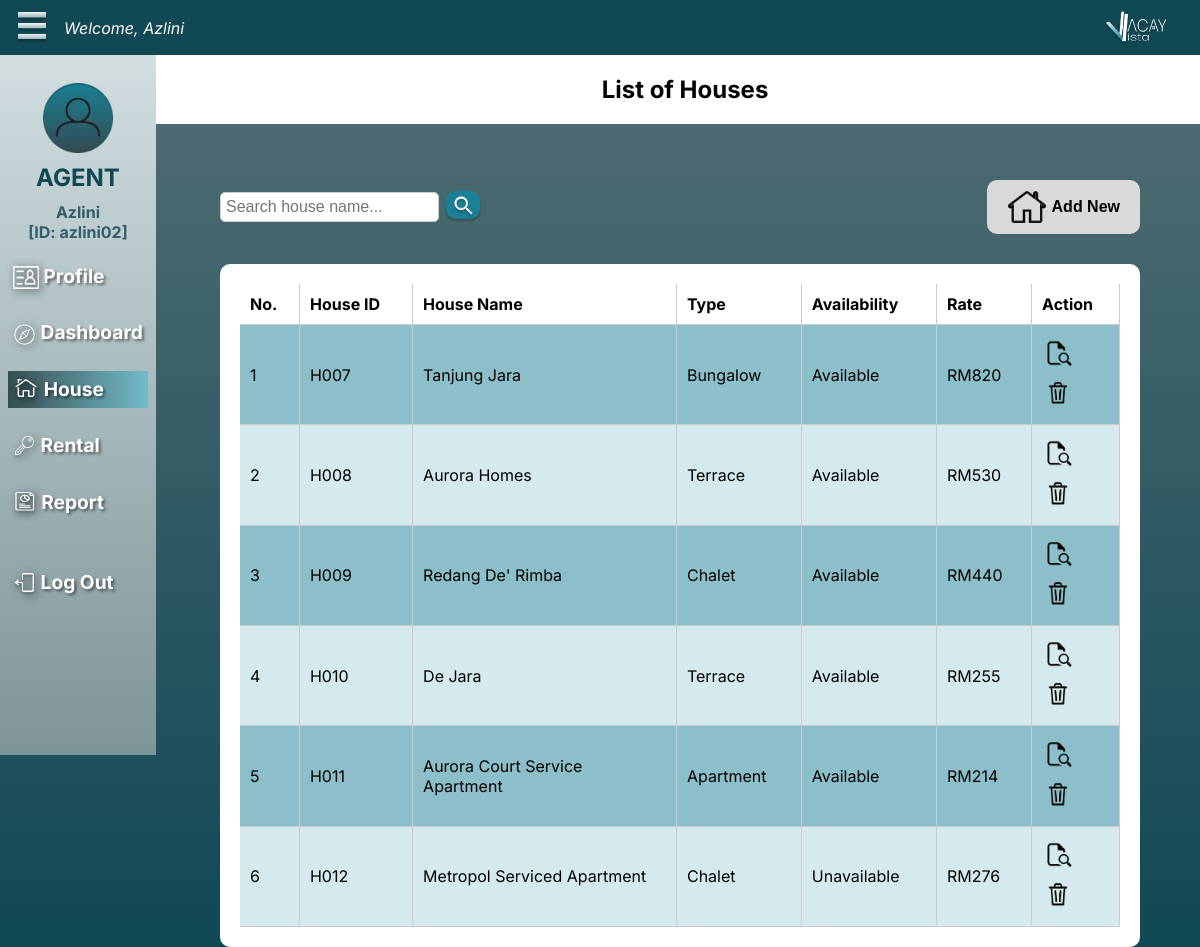
The app's page /AHouse.php (signed in) with its own data.
### tables this page shows
CREATE TABLE `agent` (
  `agent_id` varchar(10) NOT NULL,
  `agent_password` varchar(50) DEFAULT NULL,
  `agent_name` varchar(50) DEFAULT NULL,
  `agent_gender` varchar(10) DEFAULT NULL,
  `agent_birthOfDate` date DEFAULT NULL,
  `agent_address` varchar(100) DEFAULT NULL,
  `agent_contactNo` varchar(11) DEFAULT NULL,
  `agent_email` varchar(50) DEFAULT NULL,
  `role` int DEFAULT NULL,
  `agent_bank` varchar(255) DEFAULT NULL
);

CREATE TABLE `house` (
  `house_id` varchar(10) NOT NULL,
  `house_name` varchar(50) DEFAULT NULL,
  `house_address` varchar(200) DEFAULT NULL,
  `house_state` varchar(100) DEFAULT NULL,
  `house_type` varchar(20) DEFAULT NULL,
  `house_rate` int DEFAULT NULL,
  `house_availability` varchar(100) DEFAULT NULL,
  `house_details` varchar(250) DEFAULT NULL,
  `house_image` varchar(255) DEFAULT NULL,
  `agent_id` varchar(10) DEFAULT NULL
);

### AHouse.php (the view, shortened to what this page needs)
<?php
include 'dbConnect.php';
$username = $_SESSION['username'];
$agentQuery = "SELECT agent_name, agent_id FROM agent WHERE agent_id = ?";
$agentStmt = $dbCon->prepare($agentQuery);
$agentStmt->bind_param("s", $username);
$agentStmt->execute();
$agentResult = $agentStmt->get_result();
$agent = $agentResult->fetch_assoc();
$agentName = $agent['agent_name'];
$agentID = $agent['agent_id'];
$sql = "SELECT house_id, house_name, house_type, house_availability, house_rate, house_image
        FROM house
        WHERE agent_id = ?";
$stmt = $dbCon->prepare($sql);
$stmt->bind_param("s", $username);
$stmt->execute();
$result = $stmt->get_result();
?>
<!DOCTYPE html>
<html lang="en">
<head>
    <link rel="stylesheet" href="css/aHouse.css">
    <link rel="stylesheet" href="css/aOuterStructure.css">
</head>
<body>
    <div class="nav_top">
        <nav>
            <div class="left-section">
                <img src="image/optionIcon.png" style="height: 2rem; width: 2rem;">
                <div class="welcomeUser">
                    <p>Welcome, <?php echo htmlspecialchars($agentName); ?></p>
                </div>
            </div>
            <img src="image/logoVV.png" style="height: auto; width: 4rem;">
        </nav>
    </div>
    <div class="nav_left">
        <nav>
            <br>
            <img src="image/userIcon.png" style="height: 70px; width: 70px;">
            <h2 style="color: #104854; margin:10px;"><b>AGENT</b></h2>
            <p style="color: #325E68; font-size: 1em; margin:0 5px; text-align: left;"><?php echo htmlspecialchars($agentName); ?></p>
            <p style="color: #325E68; font-size: 1em; margin:0 5px; text-align: left;">[ID: <?php echo htmlspecialchars($agentID); ?>]</p>
            <ul>
                <h3 >
                    <a href="AProfile.php">
                        <img src="image/profileIcon.png" class="icon"> Profile
                    </a>
                </h3>
                <h3>
                    <a href="ADashboard.php">
                        <img src="image/exploreIcon.png" class="icon"> Dashboard
                    </a>
                </h3>
                <h3 style="background: linear-gradient(90deg, #374E51 0%, #74BBCA 100%);">
                    <a href="AHouse.php">
                        <img src="image/houseIcon.png" class="icon"> House
                    </a>
                </h3>
                <h3>
                    <a href="ARentalRequest.php">
                        <img src="image/keyIcon.png" class="icon"> Rental
                    </a>
                </h3>
                <h3>
                    <a href="AReport.php">
                        <img src="image/reportIcon.png" class="icon"> Report
                    </a>
                </h3>
                <h3><br>
                    <a href="Logout.php">
                        <img src="image/logoutIcon.png" class="icon"> Log Out
                    </a>
                </h3>
            </ul>
        </nav>
    </div>
    <div class="in-nav">
        <h2>List of Houses</h2>
    </div>
    <div class="content_section">
        <div class="actions">
            <div class="search-container">
                <input type="text" placeholder="Search house name..." id="searchInput">
                <img src="image/searchIcon.png" alt="Search">
            </div>
            <button class="add-new" onclick="window.location.href='AHouseRegister.php'">
                <img src="image/AhouseIcon.png" alt="Add new"> Add New
            </button>
        </div>
        <div class="house-list">
            <table id="houseTable">
                <thead>
                    <tr>
                        <th>No.</th>
                        <th>House ID</th>
                        <th>House Name</th>
                        <th>Type</th>
                        <th>Availability</th>
                        <th>Rate</th>
                        <th>Action</th>
                    </tr>
                </thead>
                <tbody>
                    <?php
                    $counter = 1;
                    while ($row = $result->fetch_assoc()) {
                        echo "<tr>";
                        echo "<td>" . $counter++ . "</td>";
                        echo "<td>" . htmlspecialchars($row['house_id']) . "</td>";
                        echo "<td>" . htmlspecialchars($row['house_name']) . "</td>";
                        echo "<td>" . htmlspecialchars($row['house_type']) . "</td>";
                        echo "<td>" . htmlspecialchars($row['house_availability']) . "</td>";
                        echo "<td>RM" . htmlspecialchars($row['house_rate']) . "</td>";
                        echo "<td>
                                <button class='view' onclick=\"window.location.href='AHouseView.php?house_id=" . htmlspecialchars($row['house_id']) . "'\">
                                    <img src='image/viewIcon.png' alt='View'>
                                </button>
                                <button class='delete' onclick=\"confirmDelete('" . htmlspecialchars($row['house_id']) . "', '" . htmlspecialchars($row['house_name']) . "', '" . htmlspecialchars($row['house_image']) . "')\">
                                    <img src='image/binIcon.png' alt='Delete'>
                                </button>
                            </td>";
                        echo "</tr>";
                    }
                    ?>
                </tbody>
            </table>
        </div>
    </div>
</body>
</html>

### css/aHouse.css (style rules this page uses)
.in-nav { background-color: white; display: flex; justify-content: center; align-items: center; margin-left: 130px; margin-top: 55px; width: calc(100% - 90px); position: fixed; top: 0; z-index: 998; box-sizing: border-box; }
.content_section { margin-top: 120px; margin-left: 220px; padding-top: 50px; display: flex; flex-direction: column; align-items: flex-start; width: calc(100% - 240px); padding-right: 40px; box-sizing: border-box; overflow: hidden; }
.actions { display: flex; justify-content: space-between; align-items: center; width: 100%; padding: 10px 0; }
.search-container { display: flex; align-items: center; gap: 5px; }
.search-container input { padding: 5px; font-size: 1em; border: 1px solid #ccc; border-radius: 5px; }
.search-container img { height: 2em; width: auto; }
.add-new { background-color: #D9D9D9; color: black; font-weight: bold; font-size: medium; border: none; padding: 10px 20px; border-radius: 10px; display: flex; align-items: center; justify-content: center; gap: 5px; cursor: pointer; }
.add-new img { height: 2em; width: auto; padding: 1px; }
.house-list { width: 100%; background-color: white; border-radius: 10px; padding: 20px; box-sizing: border-box; margin-top: 20px; overflow-y: auto; }
.house-list table { width: 100%; border-collapse: collapse; }
.house-list th, .house-list td { text-align: left; padding: 10px; border-right: 1px solid #ccc; }
.house-list th { border-bottom: 1px solid #ccc; }
.house-list td { border-bottom: 1px solid #ccc; }
.house-list th:nth-child(3) { width: 30%; }
.house-list th:last-child, .house-list td:last-child { width: 10%; }
.house-list tbody tr:nth-child(odd) { background-color: #1A809680; }
.house-list tbody tr:nth-child(even) { background-color: #ACD5DE80; }
.house-list .view, .house-list .delete { background-color: transparent; border: none; cursor: pointer; padding: 5px; }
.house-list .view img, .house-list .delete img { height: 2em; width: auto; }

### css/aOuterStructure.css (style rules this page uses)
body { margin: 0; padding: 0; min-height: 100vh; background: linear-gradient(180deg, #567076 0%, #104854 100%); font-family: "Inter", sans-serif; }
.nav_top { position: fixed; top: 0; left: 0; width: 100%; background: #104854; z-index: 999; }
.nav_top nav { display: flex; align-items: center; justify-content: space-between; width: 96%; height: 55px; margin-left: 1rem; }
.nav_top .left-section { display: flex; align-items: center; gap: 1rem; }
.welcomeUser { color: #FDF9F9; font-size: 1em; font-family: Inter; font-style: italic; font-weight: 400; white-space: nowrap; }
.nav_left { position: fixed; top: 55px; left: 0; width: auto; background: linear-gradient(180deg, #D2DEE0 0%, #7D9499 100%); z-index: 999; min-height: 700px; }
.nav_left nav { display: flex; flex-direction: column; align-items: center; justify-content: flex-start; padding: 8px; }
.nav_left p { font-size: 20px; font-weight: 700; }
.nav_left h3 { font-size: 1.2em; font-weight: 700; color: white; margin-top: 0; text-shadow: 2px 2px 3px rgba(0, 0, 0, 0.5); padding:5px; }
.nav_left nav ul { list-style: none; padding: 0; width: 100%; }
.nav_left nav ul a { text-decoration: none; transition: 0.3s; border-top: 1.8px solid transparent; border-bottom: 1.8px solid transparent; display: inline-block; color: white; }
.nav_left h3 a .icon { vertical-align: middle; height: 1.2em; width: auto; filter: drop-shadow(2px 2px 4px rgba(0, 0, 0, 0.8)); }

### records on screen
agent: agent_name "Azlini", agent_id "azlini02"
house: house_id "H007", house_name "Tanjung Jara", house_type "Bungalow", house_availability "Available", house_rate "820"
house: house_id "H008", house_name "Aurora Homes", house_type "Terrace", house_availability "Available", house_rate "530"
house: house_id "H009", house_name "Redang De' Rimba", house_type "Chalet", house_availability "Available", house_rate "440"
house: house_id "H010", house_name "De Jara", house_type "Terrace", house_availability "Available", house_rate "255"
house: house_id "H011", house_name "Aurora Court Service Apartment", house_type "Apartment", house_availability "Available", house_rate "214"
house: house_id "H012", house_name "Metropol Serviced Apartment", house_type "Chalet", house_availability "Unavailable", house_rate "276"
